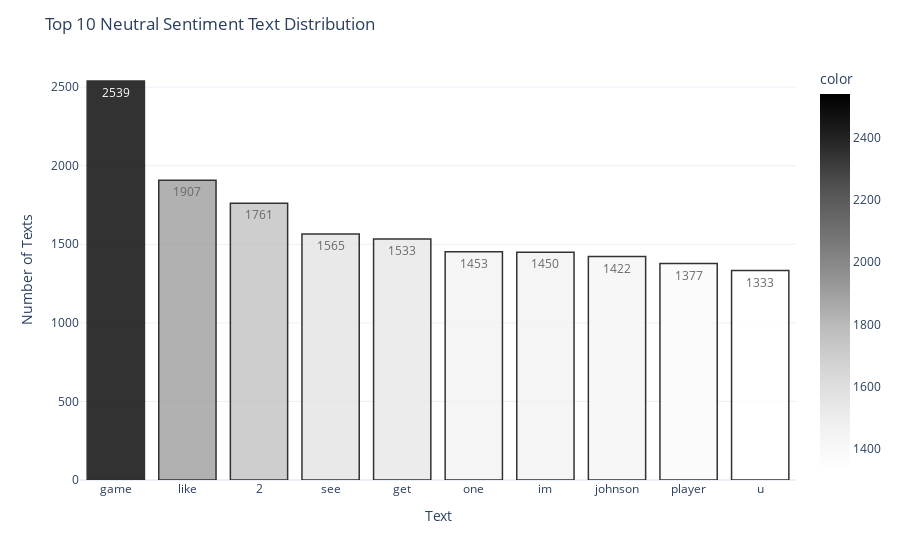

The cell this chart's notebook holds for it:
### Code cell
#Neutral sentiment text distribution 
neutral_words = preprocess (train_df.loc [train_df[ 'Sentiment'] == 'Neutral' ][ 'Content'])
neutral_words_df = create_freq_df(neutral_words)
top10_neutral_words=neutral_words_df[:10]
plot_text_distribution(top10_neutral_words ['Term'], top10_neutral_words [ 'Frequency'],
    'Greys', 'Top 10 Neutral Sentiment Text Distribution', 'Text', 'Number of Texts')
create_wordcloud (neutral_words_df, 'Neutral Sentiment Text Distribution', 'binary_r')

### Figure 1 — Plotly figure (JSON) as saved in the notebook; plotly's stock layout.template omitted (floating-point values rounded to 4 significant figures)
{"data": [{"alignmentgroup": "True", "hovertemplate": "x=%{x}<br>y=%{y}<br>text=%{text}<br>color=%{marker.color}<extra></extra>", "legendgroup": "", "marker": {"color": [2539, 1907, 1761, 1565, 1533, 1453, 1450, 1422, 1377, 1333], "coloraxis": "coloraxis", "line": {"color": "black", "width": 1.5}, "pattern": {"shape": ""}}, "name": "", "offsetgroup": "", "opacity": 0.8, "orientation": "v", "showlegend": false, "text": [2539, 1907, 1761, 1565, 1533, 1453, 1450, 1422, 1377, 1333], "textposition": "auto", "type": "bar", "x": ["game", "like", "2", "see", "get", "one", "im", "johnson", "player", "u"], "xaxis": "x", "y": [2539, 1907, 1761, 1565, 1533, 1453, 1450, 1422, 1377, 1333], "yaxis": "y"}], "layout": {"barmode": "relative", "coloraxis": {"colorbar": {"title": {"text": "color"}}, "colorscale": [[0, "rgb(255,255,255)"], [0.125, "rgb(240,240,240)"], [0.25, "rgb(217,217,217)"], [0.375, "rgb(189,189,189)"], [0.5, "rgb(150,150,150)"], [0.625, "rgb(115,115,115)"], [0.75, "rgb(82,82,82)"], [0.875, "rgb(37,37,37)"], [1, "rgb(0,0,0)"]]}, "legend": {"tracegroupgap": 0}, "margin": {"t": 60}, "title": {"text": "Top 10 Neutral Sentiment Text Distribution"}, "xaxis": {"anchor": "y", "domain": [0, 1], "title": {"text": "Text"}}, "yaxis": {"anchor": "x", "domain": [0, 1], "title": {"text": "Number of Texts"}}}}
